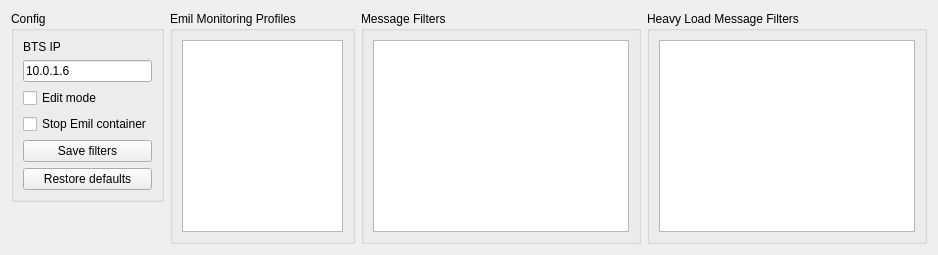
            <widget class="QWidget" name="tab_emil_select_3">
             <attribute name="title">
              <string>VM3</string>
             </attribute>
             <layout class="QHBoxLayout" name="horizontalLayout_6">
              <item alignment="Qt::AlignLeft|Qt::AlignTop">
               <widget class="QGroupBox" name="groupBox_16">
                <property name="title">
                 <string>Config</string>
                </property>
                <layout class="QVBoxLayout" name="verticalLayout_2">
                 <item>
                  <widget class="QLabel" name="l_emil_bts_ip">
                   <property name="text">
                    <string>BTS IP</string>
                   </property>
                  </widget>
                 </item>
                 <item>
                  <widget class="QLineEdit" name="le_emil_bts_ip_3">
                   <property name="text">
                    <string>10.0.1.6</string>
                   </property>
                  </widget>
                 </item>
                 <item>
                  <widget class="QCheckBox" name="cb_emil_edit_mode_3">
                   <property name="text">
                    <string>Edit mode</string>
                   </property>
                  </widget>
                 </item>
                 <item>
                  <widget class="QCheckBox" name="cb_emil_stop_container_3">
                   <property name="toolTip">
                    <string>&lt;html&gt;&lt;head/&gt;&lt;body&gt;&lt;p&gt;Emil is started in docker container. Starting takes around 60s. You can choose not to stop docker to speed up 2nd and every next starting procedure.&lt;/p&gt;&lt;/body&gt;&lt;/html&gt;</string>
                   </property>
                   <property name="text">
                    <string>Stop Emil container</string>
                   </property>
                   <property name="checked">
                    <bool>false</bool>
                   </property>
                  </widget>
                 </item>
                 <item>
                  <widget class="QPushButton" name="pb_emil_save_filters_3">
                   <property name="text">
                    <string>Save filters</string>
                   </property>
                  </widget>
                 </item>
                 <item>
                  <widget class="QPushButton" name="pb_emil_restore_defaults_3">
                   <property name="text">
                    <string>Restore defaults</string>
                   </property>
                  </widget>
                 </item>
                </layout>
               </widget>
              </item>
              <item>
               <widget class="QGroupBox" name="groupBox_3">
                <property name="sizePolicy">
                 <sizepolicy hsizetype="Maximum" vsizetype="Preferred">
                  <horstretch>0</horstretch>
                  <verstretch>0</verstretch>
                 </sizepolicy>
                </property>
                <property name="maximumSize">
                 <size>
                  <width>185</width>
                  <height>16777215</height>
                 </size>
                </property>
                <property name="title">
                 <string>Emil Monitoring Profiles</string>
                </property>
                <layout class="QGridLayout" name="gridLayout_15">
                 <item row="0" column="0" colspan="2">
                  <widget class="QListWidget" name="lw_emil_monitoring_profiles_3">
                   <property name="selectionMode">
                    <enum>QAbstractItemView::ExtendedSelection</enum>
                   </property>
                  </widget>
                 </item>
                </layout>
               </widget>
              </item>
              <item>
               <widget class="QGroupBox" name="groupBox_18">
                <property name="title">
                 <string>Message Filters</string>
                </property>
                <layout class="QGridLayout" name="gridLayout_31">
                 <item row="1" column="0">
                  <widget class="QPlainTextEdit" name="pte_emil_msg_filters_3">
                   <property name="enabled">
                    <bool>true</bool>
                   </property>
                   <property name="font">
                    <font>
                     <family>DejaVu Sans Mono</family>
                    </font>
                   </property>
                   <property name="lineWrapMode">
                    <enum>QPlainTextEdit::NoWrap</enum>
                   </property>
                   <property name="readOnly">
                    <bool>true</bool>
                   </property>
                  </widget>
                 </item>
                </layout>
               </widget>
              </item>
              <item>
               <widget class="QGroupBox" name="groupBox_17">
                <property name="sizePolicy">
                 <sizepolicy hsizetype="Preferred" vsizetype="Preferred">
                  <horstretch>0</horstretch>
                  <verstretch>0</verstretch>
                 </sizepolicy>
                </property>
                <property name="maximumSize">
                 <size>
                  <width>16777215</width>
                  <height>16777215</height>
                 </size>
                </property>
                <property name="title">
                 <string>Heavy Load Message Filters</string>
                </property>
                <layout class="QGridLayout" name="gridLayout_30">
                 <item row="0" column="0">
                  <widget class="QPlainTextEdit" name="pte_emil_heavy_load_msg_filters_3"/>
                 </item>
                </layout>
               </widget>
              </item>
             </layout>
            </widget>
